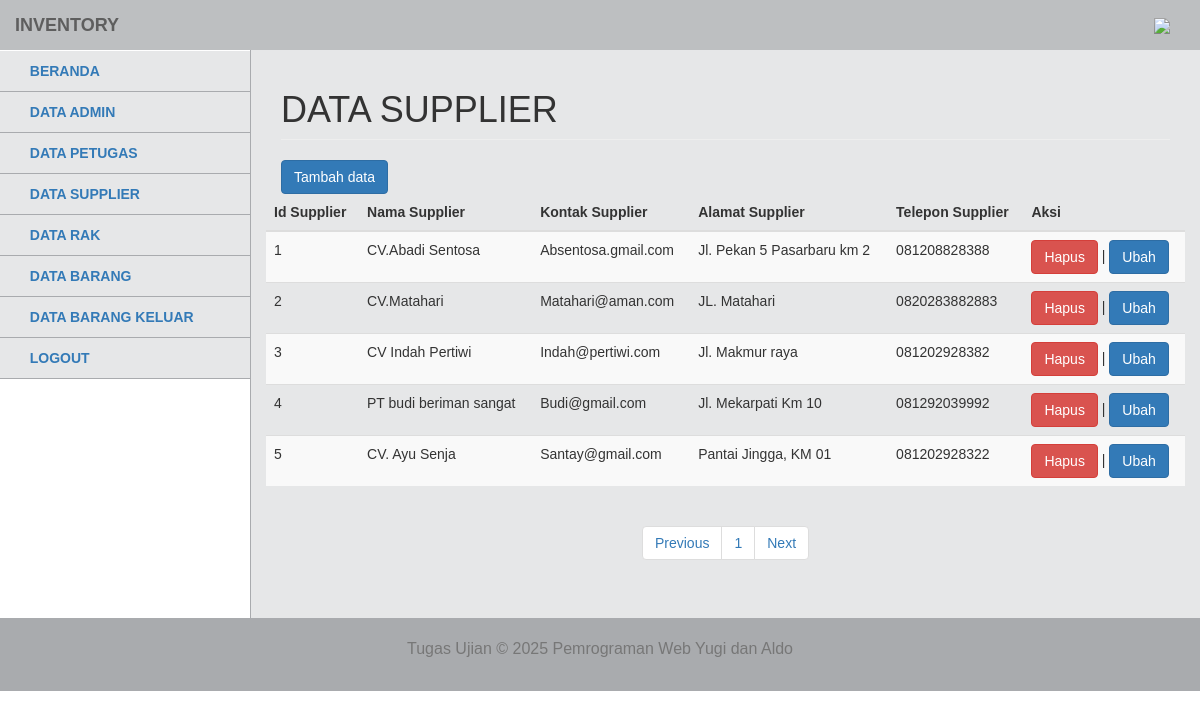
Screenshot of /admin/modul/supplier/title.php with the database file from the repository.
### tables this page shows
CREATE TABLE `tb_sup` (
  `id_sup` int(11) NOT NULL,
  `nama_sup` varchar(255) NOT NULL,
  `kontak_sup` varchar(255) NOT NULL,
  `alamat_sup` text NOT NULL,
  `telepon_sup` varchar(255) NOT NULL
);

### admin/modul/supplier/paging.php (the view, shortened to what this page needs)
<head>
</head>
<?php
$batas = 5;
$halaman = isset($_GET['halaman']) ? (int)$_GET['halaman'] : 1;
$halaman_awal = ($halaman>1) ? ($halaman * $batas) - $batas : 0;
$data_supplier = mysqli_query($koneksi, "SELECT * FROM tb_sup LIMIT $halaman_awal, $batas");
while ($row=mysqli_fetch_array($data_supplier)) {
 ?>
  <tr>
                                                <td><?php echo $row['id_sup']; ?></td>
                                                <td><?php echo $row['nama_sup']; ?></td>
                                                <td><?php echo $row['kontak_sup']; ?></td>
                                                <td><?php echo $row['alamat_sup']; ?></td>
                                                <td><?php echo $row['telepon_sup']; ?></td>
                                                <td><a href="index.php?m=supplier&s=hapus&id_sup=<?php echo $row['id_sup'];?>" onclick="return confirm('Yakin Akan dihapus?')"><button class="btn btn-danger">Hapus</button></a> | <a href="index.php?m=supplier&s=ubah&id_sup=<?php echo $row['id_sup'];?>" ><button class="btn btn-primary">Ubah</button></a></td>
                                            </tr>
                                        <?php } ?>

### css/tampilanadmin.css (style rules this page uses)
body { font-family: Arial, sans-serif; }

### rows the page displays
tb_sup: id_sup "1", nama_sup "CV.Abadi Sentosa", kontak_sup "Absentosa.gmail.com", alamat_sup "Jl. Pekan 5 Pasarbaru km 2", telepon_sup "081208828388"
tb_sup: id_sup "2", nama_sup "CV.Matahari", kontak_sup "Matahari@aman.com", alamat_sup "JL. Matahari", telepon_sup "0820283882883"
tb_sup: id_sup "3", nama_sup "CV Indah Pertiwi", kontak_sup "Indah@pertiwi.com", alamat_sup "Jl. Makmur raya", telepon_sup "081202928382"
tb_sup: id_sup "4", nama_sup "PT budi beriman sangat", kontak_sup "Budi@gmail.com", alamat_sup "Jl. Mekarpati Km 10", telepon_sup "081292039992"
tb_sup: id_sup "5", nama_sup "CV. Ayu Senja", kontak_sup "Santay@gmail.com", alamat_sup "Pantai Jingga, KM 01", telepon_sup "081202928322"
